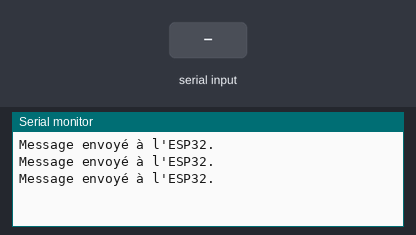
This sketch was run on a simulated Arduino Uno, built with avr-gcc and run on an emulated ATmega328P. Shown: the last lines printed to the serial monitor. The inputs (shaded band) are chosen by the test bench.

Above: at 4.8 s.
4.9 s: "1\n" received over the second serial link
At 6.7 s:
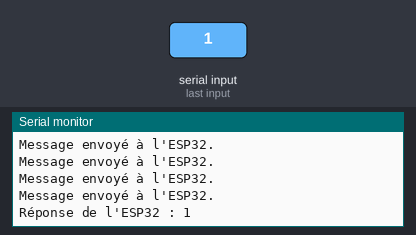
7.6 s: "0\n" received over the second serial link
At 8.9 s:
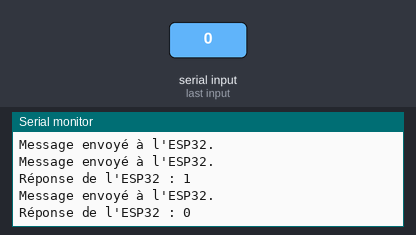
10.3 s: "2\n" received over the second serial link
At 13.1 s:
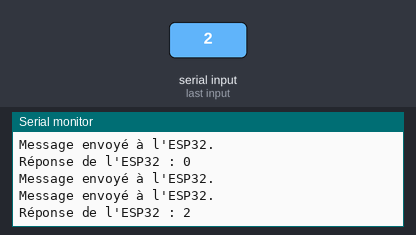

The sketch:

exemple_maitre_ARDUINO.ino
```cpp
#include <SoftwareSerial.h>

SoftwareSerial mySerial(11, 12); // RX, TX (Connecter TX de l'Arduino à RX de l'ESP32 et vice-versa)

void setup() {
    Serial.begin(115200);   // Moniteur série Arduino
    mySerial.begin(9600);   // Port série vers ESP32
}

void loop() {
    // Envoi d'un message à l'ESP32
    mySerial.println("Hello ESP32 !");
    Serial.println("Message envoyé à l'ESP32.");

    // Attente de la réponse
    if (mySerial.available()) {
        String receivedMessage = mySerial.readStringUntil('\n');
        Serial.print("Réponse de l'ESP32 : ");
        Serial.println(receivedMessage);
    }

    delay(2000); // Pause de 2 secondes avant le prochain envoi
}
```

Measured:
- after the input at 4.9 s, the serial monitor: prints a new line after 1.2 s (image 1)
- after the input at 7.6 s, the serial monitor: prints a new line after 0.48 s (image 2)
- after the input at 10.3 s, the serial monitor: prints a new line after 1.8 s (image 3)
